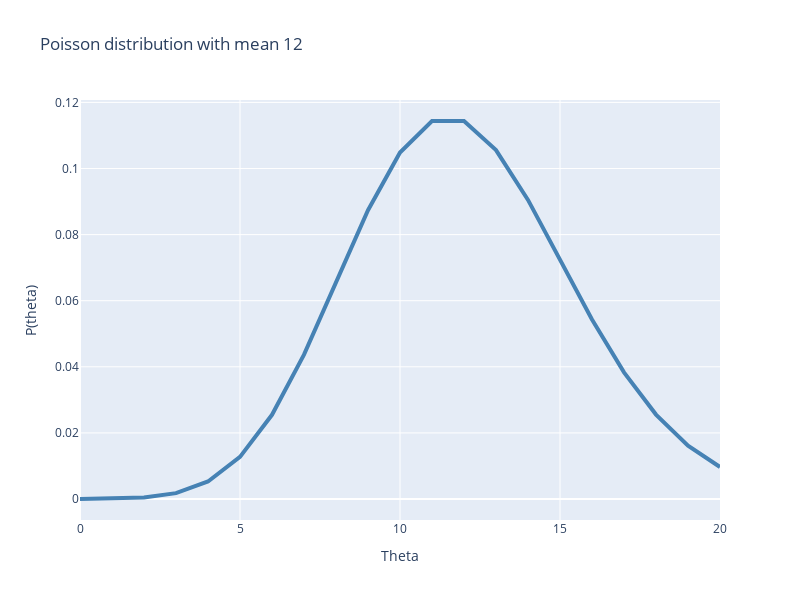

Notebook code for this chart:
### Code cell
def poisson_individual(theta, y_range_steps):
    y_range_steps = 20
    y =  np.linspace(0,y_range_steps,y_range_steps+1)
    p_theta = (theta**y * np.exp(-theta)) / factorial(y)
    fig = px.line(x=y, y=p_theta, color_discrete_sequence=["steelblue"], 
                      height=600, width=800, title="Poisson distribution with mean %d" %(theta))
    fig.data[0].line['width'] = 4
    fig.layout.xaxis.title.text = "Theta"
    fig.layout.yaxis.title.text = "P(theta)"
    fig.show()
    
poisson_individual(theta=12, y_range_steps=20)

### Figure 1 — Plotly figure (JSON) as saved in the notebook; plotly's stock layout.template omitted (floating-point values rounded to 4 significant figures)
{"data": [{"hovertemplate": "x=%{x}<br>y=%{y}<extra></extra>", "legendgroup": "", "line": {"color": "steelblue", "dash": "solid", "width": 4}, "mode": "lines", "name": "", "showlegend": false, "type": "scatter", "x": [0, 1, 2, 3, 4, 5, 6, 7, 8, 9, 10, 11, 12, 13, 14, 15, 16, 17, 18, 19, 20], "xaxis": "x", "y": [6.144e-06, 7.373e-05, 0.0004424, 0.00177, 0.005309, 0.01274, 0.02548, 0.04368, 0.06552, 0.08736, 0.1048, 0.1144, 0.1144, 0.1056, 0.09049, 0.07239, 0.05429, 0.03832, 0.02555, 0.01614, 0.009682], "yaxis": "y"}], "layout": {"height": 600, "legend": {"tracegroupgap": 0}, "title": {"text": "Poisson distribution with mean 12"}, "width": 800, "xaxis": {"anchor": "y", "domain": [0, 1], "title": {"text": "Theta"}}, "yaxis": {"anchor": "x", "domain": [0, 1], "title": {"text": "P(theta)"}}}}
